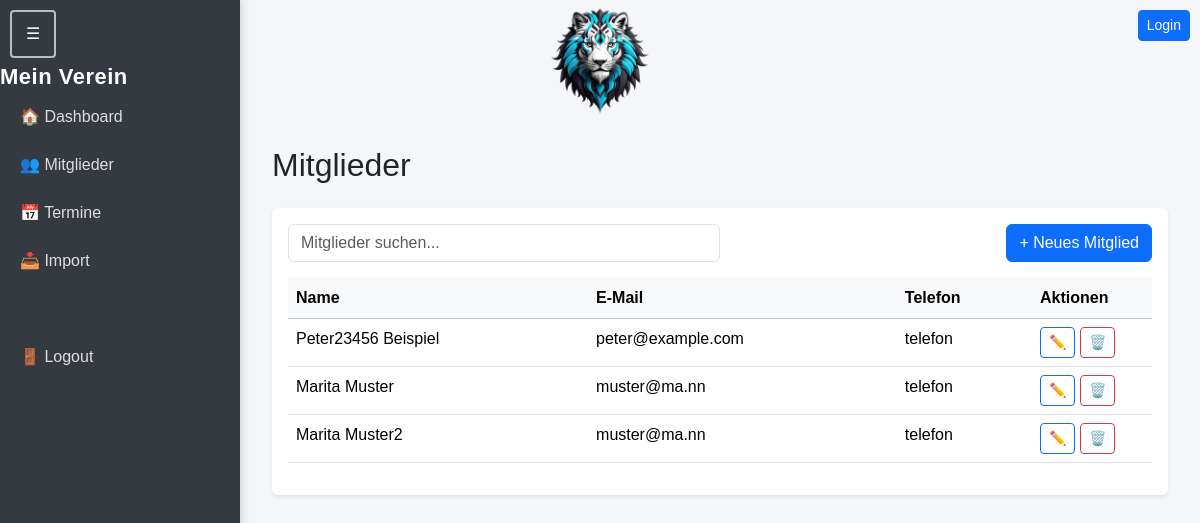
Screenshot of /mitglieder with the database file from the repository.
### backend/intranet/models.py (models this page shows)
class Mitglied(db.Model):
    id = db.Column(db.Integer, primary_key=True)
    vorname = db.Column(db.String(100))
    nachname = db.Column(db.String(100))
    email = db.Column(db.String(200))

### backend/intranet/routes/mitglieder.py (the view)
@mitglieder_bp.get("/mitglieder")
def mitglieder_page():
    alle = Mitglied.query.all()
    return render_template("mitglieder.html", mitglieder=alle)

### backend/intranet/templates/mitglieder.html (shortened to what this page needs)
{% extends "layout.html" %}
{% block content %}
<h2 class="mb-4">Mitglieder</h2>
<div class="card shadow-sm border-0">
    <div class="card-body">
        <div class="d-flex justify-content-between mb-3">
            <input id="search" class="form-control w-50" placeholder="Mitglieder suchen...">
            <a href="/mitglieder/neu" class="btn btn-primary">+ Neues Mitglied</a>
        </div>
        <table class="table table-hover">
            <thead class="table-light">
                <tr>
                    <th>Name</th>
                    <th>E-Mail</th>
                    <th>Telefon</th>
                    <th style="width: 120px;">Aktionen</th>
                </tr>
            </thead>
            <tbody id="memberTable">
                {% for m in mitglieder %}
                <tr>
                    <td>{{ m.vorname }} {{ m.nachname }}</td>
                    <td>{{ m.email }}</td>
                    <td>telefon</td>
                    <td>
                        <a href="/mitglieder/{{ m.id }}/edit" class="btn btn-sm btn-outline-primary">✏️</a>
                        <a href="/mitglieder/{{ m.id }}/delete" class="btn btn-sm btn-outline-danger">🗑️</a>
                    </td>
                </tr>
                {% endfor %}
            </tbody>
        </table>
    </div>
</div>
{% endblock %}

### backend/intranet/templates/layout.html (style rules this page uses)
body { font-family: Arial, sans-serif; background: #f5f6fa; overflow-x: hidden; }

### rows the page displays
Mitglied: vorname "Peter23456", nachname "Beispiel", email "peter@example.com"
Mitglied: vorname "Marita", nachname "Muster", email "muster@ma.nn"
Mitglied: vorname "Marita", nachname "Muster2", email "muster@ma.nn"
